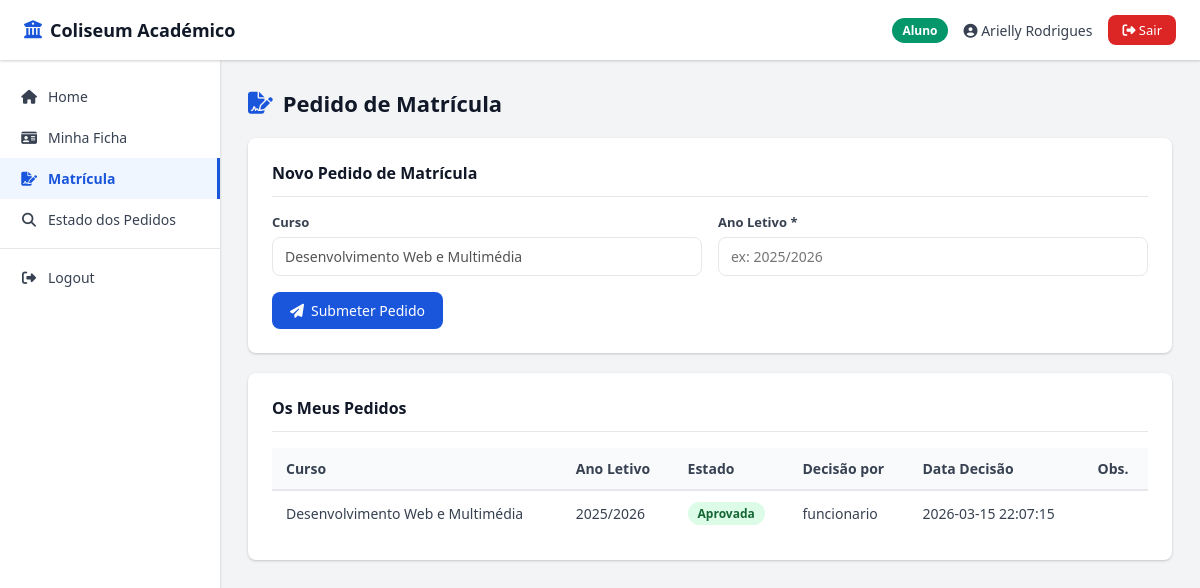
The page /matricula_pedido.php (signed in) on the database its author committed.
### tables this page shows
CREATE TABLE `cursos` (
  `ID` int(11) NOT NULL,
  `Nome` varchar(200) NOT NULL,
  `ativo` tinyint(1) NOT NULL DEFAULT 1
);

CREATE TABLE `matriculas` (
  `ID` int(11) NOT NULL,
  `ficha_id` int(11) NOT NULL,
  `curso_id` int(11) NOT NULL,
  `ano_letivo` varchar(10) NOT NULL,
  `estado` enum('pendente','aprovada','rejeitada') NOT NULL DEFAULT 'pendente',
  `observacoes` text DEFAULT NULL,
  `aprovado_por` int(11) DEFAULT NULL,
  `data_decisao` datetime DEFAULT NULL,
  `criado_em` datetime NOT NULL DEFAULT current_timestamp()
);

CREATE TABLE `users` (
  `ID` int(11) NOT NULL,
  `login` varchar(100) NOT NULL,
  `pwd` varchar(255) NOT NULL,
  `grupo` int(11) NOT NULL,
  `numero_aluno` varchar(20) DEFAULT NULL COMMENT 'Só para grupo=3; atribuído automaticamente a partir de 500'
);

### matricula_pedido.php (the view, shortened to what this page needs)
<?php
require_once 'acessoBD.php';
require_once 'includes/layout.php';
$user_id = $_SESSION['user_id'];
$stmt = $pdo->prepare("SELECT * FROM fichas_aluno WHERE user_id=? AND estado='aprovada'");
$stmt->execute([$user_id]);
$ficha = $stmt->fetch();
$nomeCurso = '—';
if ($ficha && $ficha['curso_id'] > 0) {
  $sc = $pdo->prepare('SELECT Nome FROM cursos WHERE ID=?');
  $sc->execute([$ficha['curso_id']]);
  $nomeCurso = $sc->fetchColumn() ?: '—';
}
$pedidos = [];
if ($ficha) {
  $stmt2 = $pdo->prepare("
        SELECT m.*, c.Nome AS curso, u.login AS aprovado_login
        FROM matriculas m
        JOIN cursos c ON m.curso_id = c.ID
        LEFT JOIN users u ON m.aprovado_por = u.ID
        WHERE m.ficha_id = ?
        ORDER BY m.criado_em DESC
    ");
  $stmt2->execute([$ficha['ID']]);
  $pedidos = $stmt2->fetchAll();
}
?>
<h1 class="page-title">
  <i class="fa-solid fa-file-signature"></i> Pedido de Matrícula
</h1>
<?php if (!$ficha): ?>
  <div class="alert alert-warning">
    <i class="fa-solid fa-triangle-exclamation"></i>
    Para submeter uma matrícula, a sua ficha de aluno tem de estar
    <strong>aprovada</strong> pelo Gestor Pedagógico.
    <a href="ficha_aluno.php" class="alert-link"> → Ir para a minha ficha</a>
  </div>
<?php else: ?>
  <div class="card">
    <div class="card-title">Novo Pedido de Matrícula</div>
    <form method="POST">
      <div class="form-row">
        <div class="form-group">
          <label>Curso</label>
          <input class="form-control" type="text" value="<?= htmlspecialchars($nomeCurso) ?>" disabled>
        </div>
        <div class="form-group">
          <label>Ano Letivo *</label>
          <input class="form-control" type="text" name="ano_letivo" placeholder="ex: 2025/2026" maxlength="10" required
            pattern="\d{4}\/\d{4}" title="Formato: AAAA/AAAA">
        </div>
      </div>
      <button class="btn btn-primary" type="submit" name="submeter"
        onclick="return confirm('Submeter pedido de matrícula?')">
        <i class="fa-solid fa-paper-plane"></i> Submeter Pedido
      </button>
    </form>
  </div>
  <div class="card">
    <div class="card-title">Os Meus Pedidos</div>
    <?php if (empty($pedidos)): ?>
      <p class="empty-msg">Ainda não efetuou nenhum pedido.</p>
    <?php else: ?>
      <div class="table-wrap">
        <table>
          <thead>
            <tr>
              <th>Curso</th>
              <th>Ano Letivo</th>
              <th>Estado</th>
              <th>Decisão por</th>
              <th>Data Decisão</th>
              <th>Obs.</th>
            </tr>
          </thead>
          <tbody>
            <?php foreach ($pedidos as $p): ?>
              <tr>
                <td><?= htmlspecialchars($p['curso']) ?></td>
                <td><?= htmlspecialchars($p['ano_letivo']) ?></td>
                <td>
                  <span class="badge badge-<?= $p['estado'] ?>">
                    <?= ucfirst($p['estado']) ?>
                  </span>
                </td>
                <td><?= htmlspecialchars($p['aprovado_login'] ?? '—') ?></td>
                <td><?= htmlspecialchars($p['data_decisao'] ?? '—') ?></td>
                <td><?= htmlspecialchars($p['observacoes'] ?? '—') ?></td>
              </tr>
            <?php endforeach; ?>
          </tbody>
        </table>
      </div>
    <?php endif; ?>
  </div>
<?php endif; ?>

### includes/layout.php (style rules this page uses)
:root { --primary: #1a56db; --primary-d: #1540a8; --gestor: #7c3aed; --funcionario: #0891b2; --aluno: #059669; --danger: #dc2626; --warning: #d97706; --success: #16a34a; --gray-50: #f9fafb; --gray-100: #f3f4f6; --gray-200: #e5e7eb; --gray-500: #6b7280; --gray-700: #374151; --gray-900: #111827; --radius: 8px; --shadow: 0 1px 3px rgba(0, 0, 0, .12), 0 1px 2px rgba(0, 0, 0, .08); }
* { margin: 0; padding: 0; box-sizing: border-box; font-family: 'Segoe UI', Arial, sans-serif; }
body { background: var(--gray-100); min-height: 100vh; display: flex; flex-direction: column; }
.page-title { font-size: 22px; font-weight: 700; color: var(--gray-900); margin-bottom: 20px; display: flex; align-items: center; gap: 10px; }
.page-title i { color: var(--primary); }
.card { background: white; border-radius: var(--radius); padding: 24px; box-shadow: var(--shadow); margin-bottom: 20px; }
.card-title { font-size: 16px; font-weight: 600; color: var(--gray-900); margin-bottom: 16px; padding-bottom: 12px; border-bottom: 1px solid var(--gray-200); }
.form-group { margin-bottom: 16px; }
.form-group label { display: block; font-size: 13px; font-weight: 600; color: var(--gray-700); margin-bottom: 6px; }
.form-control { width: 100%; padding: 9px 12px; border: 1px solid var(--gray-200); border-radius: var(--radius); font-size: 14px; transition: .2s; background: white; }
.form-row { display: grid; grid-template-columns: 1fr 1fr; gap: 16px; }
.btn { display: inline-flex; align-items: center; gap: 7px; padding: 9px 18px; border-radius: var(--radius); font-size: 14px; font-weight: 500; cursor: pointer; text-decoration: none; border: none; transition: .2s; }
.btn-primary { background: var(--primary); color: white; }
.table-wrap { overflow-x: auto; }
table { width: 100%; border-collapse: collapse; }
th, td { padding: 11px 14px; text-align: left; font-size: 14px; }
th { background: var(--gray-50); font-weight: 600; color: var(--gray-700); border-bottom: 2px solid var(--gray-200); }
td { border-bottom: 1px solid var(--gray-100); color: var(--gray-700); }
tr:last-child td { border-bottom: none; }
.badge { display: inline-block; padding: 3px 10px; border-radius: 20px; font-size: 12px; font-weight: 600; }
.badge-aprovada, .badge-aprovado { background: #dcfce7; color: #166534; }

### rows shown on the page
cursos: Nome "Desenvolvimento Web e Multimédia"
matriculas: curso.Nome "Desenvolvimento Web e Multimédia", ano_letivo "2025/2026", estado "Aprovada", aprovado_por.login "funcionario", data_decisao "2026-03-15 22:07:15"

### other values the page prints
$grupoNome "Aluno"
$user "Arielly Rodrigues"
$item['label'] "Home"
$item['label'] "Minha Ficha"
$item['label'] "Matrícula"
$item['label'] "Estado dos Pedidos"
